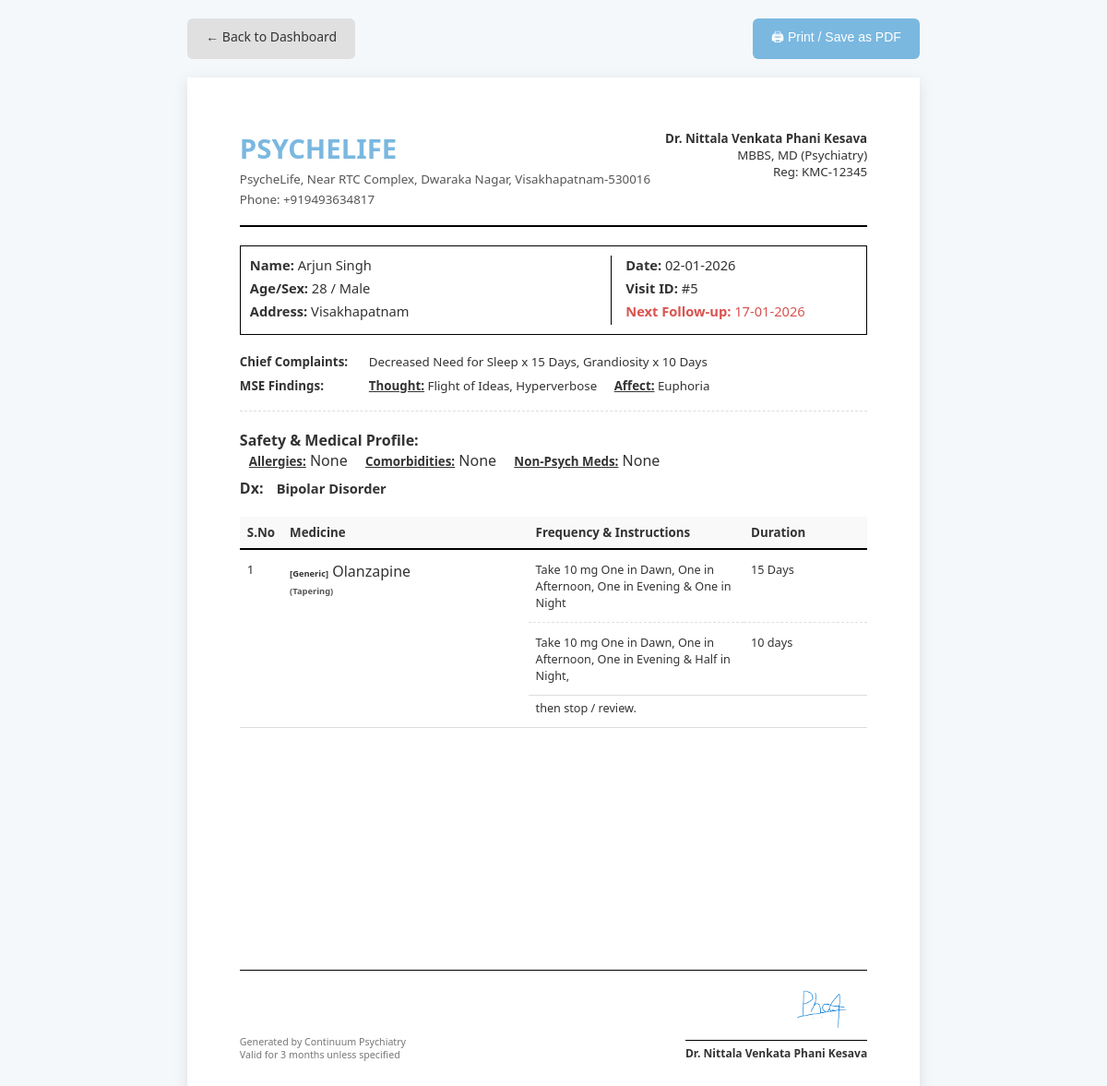
Page /preview_prescription/5 (signed in) on the committed database.
### models.py (models this page shows, shortened)
class Doctor(db.Model):
    __tablename__ = 'doctors'
    id = db.Column(db.Integer, primary_key=True)
    username = db.Column(db.String(80), unique=True, nullable=False)
    password_hash = db.Column(db.String(120), nullable=False)
    full_name = db.Column(db.String(100)) # e.g. "Dr. John Doe"
    clinic_name = db.Column(db.String(200))
    kmc_code = db.Column(db.String(50))
    address_text = db.Column(db.Text)
    social_handle = db.Column(db.String(100)) # e.g. "@drjohnpsych"
    signature_filename = db.Column(db.String(200)) # Path to uploaded image
    phone = db.Column(db.String(20))
    email = db.Column(db.String(120))
    patients = db.relationship('Patient', backref='doctor', lazy=True)

class Patient(db.Model):
    __tablename__ = 'patients'
    id = db.Column(db.Integer, primary_key=True)
    name = db.Column(db.String(100), nullable=False)
    age = db.Column(db.Integer, nullable=False)
    sex = db.Column(db.String(10), nullable=False)
    address = db.Column(db.Text)
    doctor_id = db.Column(db.Integer, db.ForeignKey('doctors.id'), nullable=False)
    phone = db.Column(db.String(20))  # Optional Phone
    attender_name = db.Column(db.String(100))
    attender_relation = db.Column(db.String(50))
    attender_reliability = db.Column(db.String(10))  # 'Yes' or 'No'
    personal_notes = db.Column(db.Text)  # Doctor's personal ID notes
    visits = db.relationship('Visit', backref='patient', lazy=True, cascade='all, delete-orphan')

class Visit(db.Model):
    __tablename__ = 'visits'
    id = db.Column(db.Integer, primary_key=True)
    patient_id = db.Column(db.Integer, db.ForeignKey('patients.id'), nullable=False)
    date = db.Column(db.Date, nullable=False)
    visit_type = db.Column(db.String(20), nullable=False)  # 'First' or 'Follow-up'
    provisional_diagnosis = db.Column(db.Text)
    differential_diagnosis = db.Column(db.Text)
    next_visit_date = db.Column(db.Date)
    note = db.Column(db.Text)
    symptom_entries = db.relationship('SymptomEntry', backref='visit', lazy=True, cascade='all, delete-orphan')
    medication_entries = db.relationship('MedicationEntry', backref='visit', lazy=True, cascade='all, delete-orphan')
    side_effect_entries = db.relationship('SideEffectEntry', backref='visit', lazy=True, cascade='all, delete-orphan')
    mse_entries = db.relationship('MSEEntry', backref='visit', lazy=True, cascade='all, delete-orphan')
    stressor_entries = db.relationship('StressorEntry', backref='visit', lazy=True, cascade='all, delete-orphan')
    personality_entries = db.relationship('PersonalityEntry', backref='visit', lazy=True, cascade='all, delete-orphan')
    safety_profile = db.relationship('SafetyMedicalProfile', backref='visit', uselist=False, cascade='all, delete-orphan')

class SymptomEntry(db.Model):
    __tablename__ = 'symptom_entries'
    id = db.Column(db.Integer, primary_key=True)
    visit_id = db.Column(db.Integer, db.ForeignKey('visits.id'), nullable=False)
    symptom_name = db.Column(db.String(200), nullable=False)
    score_onset = db.Column(db.Float)
    score_progression = db.Column(db.Float)
    score_current = db.Column(db.Float, nullable=False)
    duration_text = db.Column(db.String(100))
    note = db.Column(db.Text)

class MSEEntry(db.Model):
    __tablename__ = 'mse_entries'
    id = db.Column(db.Integer, primary_key=True)
    visit_id = db.Column(db.Integer, db.ForeignKey('visits.id'), nullable=False)
    category = db.Column(db.String(50), nullable=False)  # 'Thought', 'Perception', 'Affect'
    finding_name = db.Column(db.String(200))
    score_onset = db.Column(db.Float)
    score_progression = db.Column(db.Float)
    score_current = db.Column(db.Float, nullable=False)  # Renamed from 'score'
    duration = db.Column(db.String(100))
    note = db.Column(db.Text)
    score = db.Column(db.Integer, default=0)

class SafetyMedicalProfile(db.Model):
    __tablename__ = 'safety_medical_profiles'
    id = db.Column(db.Integer, primary_key=True)
    visit_id = db.Column(db.Integer, db.ForeignKey('visits.id'), nullable=False)
    drug_allergies = db.Column(db.Text)
    medical_comorbidities = db.Column(db.Text)
    non_psychiatric_meds = db.Column(db.Text)

class MedicationEntry(db.Model):
    __tablename__ = 'medication_entries'
    id = db.Column(db.Integer, primary_key=True)
    visit_id = db.Column(db.Integer, db.ForeignKey('visits.id'), nullable=False)
    drug_name = db.Column(db.String(200), nullable=False)
    drug_type = db.Column(db.String(50))  # 'Brand' or 'Generic'
    dose_mg = db.Column(db.String(50))
    frequency = db.Column(db.String(20))
    duration_text = db.Column(db.String(100))
    note = db.Column(db.Text)  # Instructions (Before/After food)
    is_tapering = db.Column(db.Boolean, default=False)
    taper_plan = db.Column(db.Text, nullable=True)  # JSON array of steps

### app.py (the view, shortened to what this page needs)
@app.route('/preview_prescription/<int:visit_id>')
@login_required
def preview_prescription(visit_id):
    visit = Visit.query.get_or_404(visit_id)
    patient = visit.patient
    include_qr = request.args.get('include_qr') == 'true'
    lifchart_url = None
    qr_image_b64 = None
    return render_template('preview_prescription.html',
                         patient=patient,
                         visit=visit,
                         lifchart_url=lifchart_url,
                         qr_image_b64=qr_image_b64)

### templates/preview_prescription.html (shortened to what this page needs)
<!DOCTYPE html>
<html lang="en">
<head>
</head>
<body>
    <div class="action-bar">
        <a href="{{ url_for('dashboard') }}" class="btn btn-secondary">← Back to Dashboard</a>
        <button onclick="window.print()" class="btn btn-primary">🖨 Print / Save as PDF</button>
    </div>
    <div class="prescription-paper">
        <div class="rx-header">
            <div class="hospital-info">
                <h1>{{ guest_doctor.clinic if guest else (patient.doctor.clinic_name or "ElevenEleven Health") }}</h1>
                <p>{{ guest_doctor.address if guest else (patient.doctor.address_text or "Psychiatry & Wellness Center") }}</p>
                <p>Phone: {{ guest_doctor.phone if guest else (patient.doctor.phone or "") }}</p>
            </div>
            <div class="doctor-info">
                <p><strong>Dr. {{ guest_doctor.name if guest else (patient.doctor.full_name or session.get('username')|title) }}</strong></p>
                <p>{{ guest_doctor.qualification if guest else "MBBS, MD (Psychiatry)" }}</p>
                <p>Reg: {{ guest_doctor.registration if guest else (patient.doctor.kmc_code or "KMC-12345") }}</p>
            </div>
        </div>
        <div class="patient-info-box">
            <div class="info-left">
                <div class="info-row"><strong>Name:</strong> {{ guest_patient.name if guest else patient.name }}</div>
                <div class="info-row"><strong>Age/Sex:</strong> {{ guest_patient.age if guest else patient.age }} / {{ guest_patient.sex if guest else patient.sex }}</div>
                <div class="info-row"><strong>Address:</strong> {{ guest_patient.address if guest else patient.address }}</div>
            </div>
            <div class="info-right">
                <div class="info-row"><strong>Date:</strong> {{ visit.date.strftime('%d-%m-%Y') if visit.date else "Today" }}</div>
                <div class="info-row"><strong>Visit ID:</strong> #{{ visit.id if not guest else "Guest" }}</div>
                {% if visit.next_visit_date %}
                <div class="info-row" style="margin-top: 5px; color: #d9534f;">
                    <strong>Next Follow-up:</strong> {{ visit.next_visit_date.strftime('%d-%m-%Y') }}
                </div>
                {% endif %}
            </div>
        </div>
        {% if visit.symptom_entries or visit.side_effect_entries or visit.mse_entries %}
        <div class="clinical-section">
            {% if visit.symptom_entries %}
            <div class="clinical-row">
                <div class="clinical-label">Chief Complaints:</div>
                <div class="clinical-data">
                    {% for s in visit.symptom_entries %}
                        {{ s.symptom_name }}{% if s.duration_text %} x {{ s.duration_text }}{% endif %}{% if not loop.last %}, {% endif %}
                    {% endfor %}
                </div>
            </div>
            {% endif %}
            {% if visit.mse_entries %}
                {% set thoughts = [] %}
                {% set perceptions = [] %}
                {% set affects = [] %}
                {% if thoughts or perceptions or affects %}
                <div class="clinical-row">
                    <div class="clinical-label">MSE Findings:</div>
                    <div class="clinical-data">
                        {% if thoughts %}
                            <div class="mse-group"><span>Thought:</span> {{ thoughts|join(', ') }}</div>
                        {% endif %}
                        {% if affects %}
                            <div class="mse-group"><span>Affect:</span> {{ affects|join(', ') }}</div>
                        {% endif %}
                    </div>
                </div>
                {% endif %}
            {% endif %}
        </div>
        {% endif %}
        {% if visit.safety_profile and (visit.safety_profile.drug_allergies or visit.safety_profile.medical_comorbidities or visit.safety_profile.non_psychiatric_meds) %}
        <div class="clinical-row" style="flex-direction: column;">
            <div class="clinical-label" style="width: 100%; ">Safety & Medical Profile:</div>
            <div class="clinical-data" style="padding-left: 10px;">
                {% if visit.safety_profile.drug_allergies %}
                    <div class="mse-group"><span>Allergies:</span> {{ visit.safety_profile.drug_allergies }}</div>
                {% endif %}
                {% if visit.safety_profile.medical_comorbidities %}
                    <div class="mse-group"><span>Comorbidities:</span> {{ visit.safety_profile.medical_comorbidities }}</div>
                {% endif %}
                {% if visit.safety_profile.non_psychiatric_meds %}
                    <div class="mse-group"><span>Non-Psych Meds:</span> {{ visit.safety_profile.non_psychiatric_meds }}</div>
                {% endif %}
            </div>
        </div>
        {% endif %}
        {% if visit.provisional_diagnosis %}
        <div style="margin-bottom: 20px; font-weight: bold;">
            <span style="font-size: 12pt;">Dx:</span>
            <span style="font-size: 11pt; margin-left: 10px;">{{ visit.provisional_diagnosis }}</span>
        </div>
        {% endif %}
        <table class="rx-table">
            <thead>
                <tr>
                    <th style="width: 5%;">S.No</th>
                    <th style="width: 40%;">Medicine</th>
                    <th style="width: 35%;">Frequency & Instructions</th>
                    <th style="width: 20%;">Duration</th>
                </tr>
            </thead>
            <tbody>
                {% for entry in visit.medication_entries %}
                {% if entry.is_tapering and entry.taper_plan %}
                    {% set plan = entry.taper_plan|from_json %}
                    {% set plan_length = plan|length %}
                    {% set outer_index = loop.index %}
                    {% for step in plan %}
                    <tr>
                        {% if loop.first %}
                        <td rowspan="{{ plan_length + 1 }}" style="vertical-align: top;">{{ outer_index }}</td>
                        <td rowspan="{{ plan_length + 1 }}" style="vertical-align: top;">
                            <div style="font-size: 12pt;">
                                {% if entry.drug_type == 'Gen' or entry.drug_type == 'Generic' %}<span style="font-weight: bold; font-size: 7pt;">[Generic]</span> {% endif %}{{ entry.drug_name }}
                            </div>
                            <div style="font-weight: bold; font-size: 7pt; color: #555; margin-top: 4px;">(Tapering)</div>
                        </td>
                        {% endif %}
                        <td style="vertical-align: top; {% if not loop.last %}border-bottom: 1px dashed #e0e0e0;{% endif %}">
                            <div style="font-size: 9.5pt;">
                                Take {% if step.dose_mg %}{{ step.dose_mg }} {% endif %}{{ format_frequency(step.frequency) }}{% if loop.last %},{% endif %}
                            </div>
                        </td>
                        <td style="vertical-align: top; {% if not loop.last %}border-bottom: 1px dashed #e0e0e0;{% endif %}">
                            <div style="font-size: 9.5pt;">{{ step.duration_text }}</div>
                        </td>
                    </tr>
                    {% endfor %}
                    <tr>
                        <td style="vertical-align: top; padding-top: 4px;">
                            <div style="font-size: 9.5pt;">then stop / review.</div>
                        </td>
                        <td style="vertical-align: top;"></td>
                    </tr>
                {% endif %}
                {% endfor %}
            </tbody>
        </table>
        <div class="rx-footer">
            <div style="font-size: 8pt; color: #777;">
                Generated by Continuum Psychiatry<br>
                Valid for 3 months unless specified
            </div>
            <div style="text-align: right;">
                {% if guest and guest_signature_b64 %}
                    <img style="max-height: 50px; display: block; margin-left: auto;">
                {% elif not guest and patient.doctor.signature_filename %}
                    <img src="{{ url_for('static', filename='signatures/' + patient.doctor.signature_filename) }}" style="max-height: 60px; display: block; margin-left: auto;">
                {% else %}
                    <div style="height: 50px;"></div>
                {% endif %}
                <div style="border-top: 1px solid #000; padding-top: 5px; margin-top: 5px; display: inline-block;">
                    <strong>Dr. {{ guest_doctor.name if guest else (patient.doctor.full_name or session.get('username')|title) }}</strong>
                </div>
            </div>
        </div>
    </div>
</body>
</html>

### rows in the picture
Doctor: clinic_name "PSYCHELIFE", address_text "PsycheLife, Near RTC Complex, Dwaraka Nagar, Visakhapatnam-530016", phone "+919493634817", full_name "Nittala Venkata Phani Kesava", kmc_code "KMC-12345", signature_filename (picture)
Patient: name "Arjun Singh", age "28", sex "Male", address "Visakhapatnam"
Visit: date "02-01-2026", id "5", next_visit_date "17-01-2026", provisional_diagnosis "Bipolar Disorder"
SymptomEntry: symptom_name "Decreased Need for Sleep", duration_text "15 Days"
SymptomEntry: symptom_name "Grandiosity", duration_text "10 Days"
MSEEntry: finding_name "Euphoria"
SafetyMedicalProfile: safety_profile.drug_allergies "None", safety_profile.medical_comorbidities "None", safety_profile.non_psychiatric_meds "None"
MedicationEntry: is_tapering "1", drug_type "[Generic]", drug_name "Olanzapine", dose_mg "10 mg", frequency "One in Dawn, One in Afternoon, One in Evening & One in Night", duration_text "15 Days", dose_mg "10 mg", frequency "One in Dawn, One in Afternoon, One in Evening & Half in Night", duration_text "10 days"

### other values in the picture
{{ guest_doctor.qualification if guest else "MBBS, MD (Psychiatry)" }} "MBBS, MD (Psychiatry)"
{{ thoughts|join(', ') }} "Flight of Ideas, Hyperverbose"
